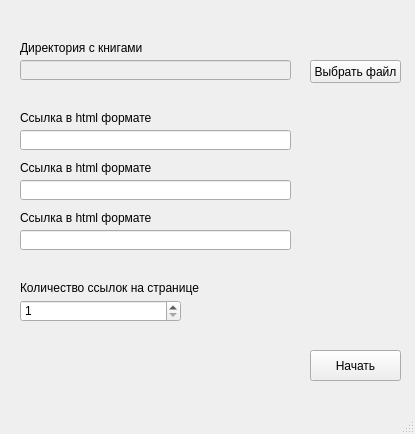
<?xml version="1.0" encoding="UTF-8"?>
<ui version="4.0">
 <class>MainWindow</class>
 <widget class="QMainWindow" name="MainWindow">
  <property name="geometry">
   <rect>
    <x>0</x>
    <y>0</y>
    <width>415</width>
    <height>434</height>
   </rect>
  </property>
  <property name="sizePolicy">
   <sizepolicy hsizetype="Fixed" vsizetype="Fixed">
    <horstretch>0</horstretch>
    <verstretch>0</verstretch>
   </sizepolicy>
  </property>
  <property name="minimumSize">
   <size>
    <width>415</width>
    <height>434</height>
   </size>
  </property>
  <property name="maximumSize">
   <size>
    <width>415</width>
    <height>434</height>
   </size>
  </property>
  <property name="windowTitle">
   <string>torch</string>
  </property>
  <property name="windowIcon">
   <iconset>
    <normaloff>ic.png</normaloff>ic.png</iconset>
  </property>
  <widget class="QWidget" name="centralwidget">
   <property name="minimumSize">
    <size>
     <width>0</width>
     <height>0</height>
    </size>
   </property>
   <widget class="QPushButton" name="start">
    <property name="geometry">
     <rect>
      <x>310</x>
      <y>350</y>
      <width>91</width>
      <height>31</height>
     </rect>
    </property>
    <property name="text">
     <string>Начать</string>
    </property>
   </widget>
   <widget class="QLineEdit" name="directory_line">
    <property name="enabled">
     <bool>false</bool>
    </property>
    <property name="geometry">
     <rect>
      <x>20</x>
      <y>60</y>
      <width>271</width>
      <height>20</height>
     </rect>
    </property>
    <property name="dragEnabled">
     <bool>false</bool>
    </property>
    <property name="readOnly">
     <bool>false</bool>
    </property>
   </widget>
   <widget class="QSpinBox" name="herz_line">
    <property name="geometry">
     <rect>
      <x>20</x>
      <y>300</y>
      <width>161</width>
      <height>22</height>
     </rect>
    </property>
    <property name="minimum">
     <number>1</number>
    </property>
   </widget>
   <widget class="QLabel" name="label">
    <property name="geometry">
     <rect>
      <x>20</x>
      <y>280</y>
      <width>181</width>
      <height>16</height>
     </rect>
    </property>
    <property name="text">
     <string>Количество ссылок на странице</string>
    </property>
   </widget>
   <widget class="QLabel" name="label_2">
    <property name="geometry">
     <rect>
      <x>20</x>
      <y>110</y>
      <width>271</width>
      <height>16</height>
     </rect>
    </property>
    <property name="text">
     <string>Ссылка в html формате</string>
    </property>
   </widget>
   <widget class="QLabel" name="label_3">
    <property name="geometry">
     <rect>
      <x>20</x>
      <y>40</y>
      <width>271</width>
      <height>16</height>
     </rect>
    </property>
    <property name="text">
     <string>Директория с книгами</string>
    </property>
   </widget>
   <widget class="QPushButton" name="choose_file">
    <property name="geometry">
     <rect>
      <x>310</x>
      <y>60</y>
      <width>91</width>
      <height>23</height>
     </rect>
    </property>
    <property name="text">
     <string>Выбрать файл</string>
    </property>
   </widget>
   <widget class="QLineEdit" name="link_1">
    <property name="geometry">
     <rect>
      <x>20</x>
      <y>130</y>
      <width>271</width>
      <height>20</height>
     </rect>
    </property>
   </widget>
   <widget class="QLineEdit" name="link_2">
    <property name="geometry">
     <rect>
      <x>20</x>
      <y>180</y>
      <width>271</width>
      <height>20</height>
     </rect>
    </property>
   </widget>
   <widget class="QLabel" name="label_4">
    <property name="geometry">
     <rect>
      <x>20</x>
      <y>160</y>
      <width>271</width>
      <height>16</height>
     </rect>
    </property>
    <property name="text">
     <string>Ссылка в html формате</string>
    </property>
   </widget>
   <widget class="QLineEdit" name="link_3">
    <property name="geometry">
     <rect>
      <x>20</x>
      <y>230</y>
      <width>271</width>
      <height>20</height>
     </rect>
    </property>
   </widget>
   <widget class="QLabel" name="label_5">
    <property name="geometry">
     <rect>
      <x>20</x>
      <y>210</y>
      <width>271</width>
      <height>16</height>
     </rect>
    </property>
    <property name="text">
     <string>Ссылка в html формате</string>
    </property>
   </widget>
  </widget>
  <widget class="QMenuBar" name="menubar">
   <property name="geometry">
    <rect>
     <x>0</x>
     <y>0</y>
     <width>415</width>
     <height>21</height>
    </rect>
   </property>
  </widget>
  <widget class="QStatusBar" name="statusbar"/>
 </widget>
 <resources/>
 <connections/>
</ui>
